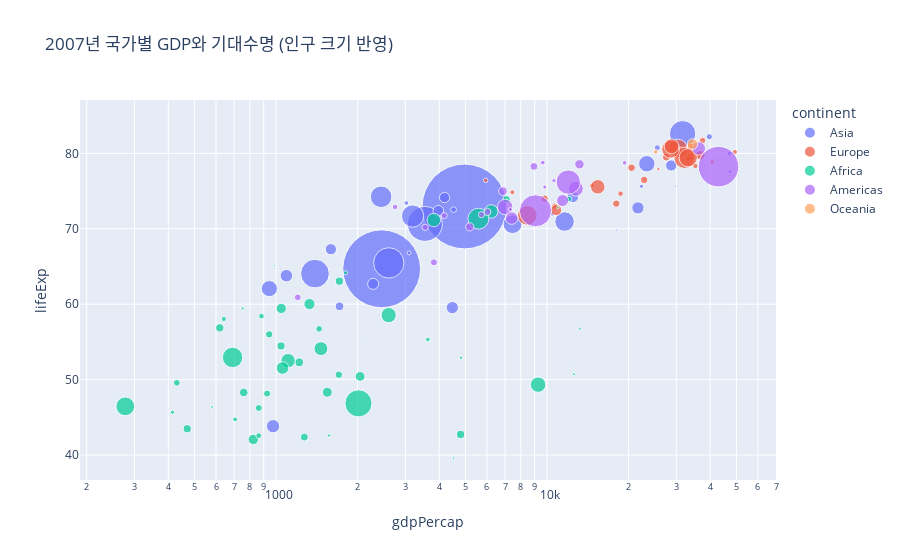

The notebook cell saved with this chart:
### Code cell
# Gapminder 데이터셋으로 2007년 국가별 GDP와 기대수명 산점도
gapminder_2007 = gapminder_df.query("year == 2007")

fig_scatter_gdp_lifeExp = px.scatter(gapminder_2007,
                                   x="gdpPercap",
                                   y="lifeExp",
                                   color="continent",  # 대륙별 색상 구분
                                   size="pop",         # 인구 크기에 따른 점 크기
                                   hover_name="country", # 마우스 오버 시 국가 이름 표시
                                   log_x=True,         # x축을 로그 스케일로
                                   size_max=60,        # 최대 점 크기 조절
                                   title="2007년 국가별 GDP와 기대수명 (인구 크기 반영)")
fig_scatter_gdp_lifeExp.show()


# jupyter notebook 환경에서는 하나의 캔버스를 랜더링할 경우, .show()를 사용하지 않아도 랜더링이 됩니다. 복수개일 경우는 .show()를 사용해야 합니다.

### Figure 1 — Plotly figure (JSON) as saved in the notebook; plotly's stock layout.template omitted (floating-point values rounded to 4 significant figures)
{"data": [{"hovertemplate": "<b>%{hovertext}</b><br><br>continent=Asia<br>gdpPercap=%{x}<br>lifeExp=%{y}<br>pop=%{marker.size}<extra></extra>", "hovertext": ["Afghanistan", "Bahrain", "Bangladesh", "Cambodia", "China", "Hong Kong, China", "India", "Indonesia", "Iran", "Iraq", "Israel", "Japan", "Jordan", "Korea, Dem. Rep.", "Korea, Rep.", "Kuwait", "Lebanon", "Malaysia", "Mongolia", "Myanmar", "Nepal", "Oman", "Pakistan", "Philippines", "Saudi Arabia", "Singapore", "Sri Lanka", "Syria", "Taiwan", "Thailand", "Vietnam", "West Bank and Gaza", "Yemen, Rep."], "legendgroup": "Asia", "marker": {"color": "#636efa", "size": [31889923, 708573, 150448339, 14131858, 1318683096, 6980412, 1110396331, 223547000, 69453570, 27499638, 6426679, 127467972, 6053193, 23301725, 49044790, 2505559, 3921278, 24821286, 2874127, 47761980, 28901790, 3204897, 169270617, 91077287, 27601038, 4553009, 20378239, 19314747, 23174294, 65068149, 85262356, 4018332, 22211743], "sizemode": "area", "sizeref": 366300.0, "symbol": "circle"}, "mode": "markers", "name": "Asia", "orientation": "v", "showlegend": true, "type": "scatter", "x": [974.6, 29800.0, 1391.0, 1714.0, 4959.0, 39720.0, 2452.0, 3541.0, 11610.0, 4471.0, 25520.0, 31660.0, 4519.0, 1593.0, 23350.0, 47310.0, 10460.0, 12450.0, 3096.0, 944.0, 1091.0, 22320.0, 2606.0, 3190.0, 21650.0, 47140.0, 3970.0, 4185.0, 28720.0, 7458.0, 2442.0, 3025.0, 2281.0], "xaxis": "x", "y": [43.83, 75.64, 64.06, 59.72, 72.96, 82.21, 64.7, 70.65, 70.96, 59.55, 80.75, 82.6, 72.53, 67.3, 78.62, 77.59, 71.99, 74.24, 66.8, 62.07, 63.78, 75.64, 65.48, 71.69, 72.78, 79.97, 72.4, 74.14, 78.4, 70.62, 74.25, 73.42, 62.7], "yaxis": "y"}, {"hovertemplate": "<b>%{hovertext}</b><br><br>continent=Europe<br>gdpPercap=%{x}<br>lifeExp=%{y}<br>pop=%{marker.size}<extra></extra>", "hovertext": ["Albania", "Austria", "Belgium", "Bosnia and Herzegovina", "Bulgaria", "Croatia", "Czech Republic", "Denmark", "Finland", "France", "Germany", "Greece", "Hungary", "Iceland", "Ireland", "Italy", "Montenegro", "Netherlands", "Norway", "Poland", "Portugal", "Romania", "Serbia", "Slovak Republic", "Slovenia", "Spain", "Sweden", "Switzerland", "Turkey", "United Kingdom"], "legendgroup": "Europe", "marker": {"color": "#EF553B", "size": [3600523, 8199783, 10392226, 4552198, 7322858, 4493312, 10228744, 5468120, 5238460, 61083916, 82400996, 10706290, 9956108, 301931, 4109086, 58147733, 684736, 16570613, 4627926, 38518241, 10642836, 22276056, 10150265, 5447502, 2009245, 40448191, 9031088, 7554661, 71158647, 60776238], "sizemode": "area", "sizeref": 366300.0, "symbol": "circle"}, "mode": "markers", "name": "Europe", "orientation": "v", "showlegend": true, "type": "scatter", "x": [5937.0, 36130.0, 33690.0, 7446.0, 10680.0, 14620.0, 22830.0, 35280.0, 33210.0, 30470.0, 32170.0, 27540.0, 18010.0, 36180.0, 40680.0, 28570.0, 9254.0, 36800.0, 49360.0, 15390.0, 20510.0, 10810.0, 9787.0, 18680.0, 25770.0, 28820.0, 33860.0, 37510.0, 8458.0, 33200.0], "xaxis": "x", "y": [76.42, 79.83, 79.44, 74.85, 73.0, 75.75, 76.49, 78.33, 79.31, 80.66, 79.41, 79.48, 73.34, 81.76, 78.89, 80.55, 74.54, 79.76, 80.2, 75.56, 78.1, 72.48, 74.0, 74.66, 77.93, 80.94, 80.88, 81.7, 71.78, 79.42], "yaxis": "y"}, {"hovertemplate": "<b>%{hovertext}</b><br><br>continent=Africa<br>gdpPercap=%{x}<br>lifeExp=%{y}<br>pop=%{marker.size}<extra></extra>", "hovertext": ["Algeria", "Angola", "Benin", "Botswana", "Burkina Faso", "Burundi", "Cameroon", "Central African Republic", "Chad", "Comoros", "Congo, Dem. Rep.", "Congo, Rep.", "Cote d'Ivoire", "Djibouti", "Egypt", "Equatorial Guinea", "Eritrea", "Ethiopia", "Gabon", "Gambia", "Ghana", "Guinea", "Guinea-Bissau", "Kenya", "Lesotho", "Liberia", "Libya", "Madagascar", "Malawi", "Mali", "Mauritania", "Mauritius", "Morocco", "Mozambique", "Namibia", "Niger", "Nigeria", "Reunion", "Rwanda", "Sao Tome and Principe", "Senegal", "Sierra Leone", "Somalia", "South Africa", "Sudan", "Swaziland", "Tanzania", "Togo", "Tunisia", "Uganda", "Zambia", "Zimbabwe"], "legendgroup": "Africa", "marker": {"color": "#00cc96", "size": [33333216, 12420476, 8078314, 1639131, 14326203, 8390505, 17696293, 4369038, 10238807, 710960, 64606759, 3800610, 18013409, 496374, 80264543, 551201, 4906585, 76511887, 1454867, 1688359, 22873338, 9947814, 1472041, 35610177, 2012649, 3193942, 6036914, 19167654, 13327079, 12031795, 3270065, 1250882, 33757175, 19951656, 2055080, 12894865, 135031164, 798094, 8860588, 199579, 12267493, 6144562, 9118773, 43997828, 42292929, 1133066, 38139640, 5701579, 10276158, 29170398, 11746035, 12311143], "sizemode": "area", "sizeref": 366300.0, "symbol": "circle"}, "mode": "markers", "name": "Africa", "orientation": "v", "showlegend": true, "type": "scatter", "x": [6223.0, 4797.0, 1441.0, 12570.0, 1217.0, 430.1, 2042.0, 706.0, 1704.0, 986.1, 277.6, 3633.0, 1545.0, 2082.0, 5581.0, 12150.0, 641.4, 690.8, 13210.0, 752.7, 1328.0, 942.7, 579.2, 1463.0, 1569.0, 414.5, 12060.0, 1045.0, 759.3, 1043.0, 1803.0, 10960.0, 3820.0, 823.7, 4811.0, 619.7, 2014.0, 7670.0, 863.1, 1598.0, 1712.0, 862.5, 926.1, 9270.0, 2602.0, 4513.0, 1107.0, 883.0, 7093.0, 1056.0, 1271.0, 469.7], "xaxis": "x", "y": [72.3, 42.73, 56.73, 50.73, 52.3, 49.58, 50.43, 44.74, 50.65, 65.15, 46.46, 55.32, 48.33, 54.79, 71.34, 51.58, 58.04, 52.95, 56.73, 59.45, 60.02, 56.01, 46.39, 54.11, 42.59, 45.68, 73.95, 59.44, 48.3, 54.47, 64.16, 72.8, 71.16, 42.08, 52.91, 56.87, 46.86, 76.44, 46.24, 65.53, 63.06, 42.57, 48.16, 49.34, 58.56, 39.61, 52.52, 58.42, 73.92, 51.54, 42.38, 43.49], "yaxis": "y"}, {"hovertemplate": "<b>%{hovertext}</b><br><br>continent=Americas<br>gdpPercap=%{x}<br>lifeExp=%{y}<br>pop=%{marker.size}<extra></extra>", "hovertext": ["Argentina", "Bolivia", "Brazil", "Canada", "Chile", "Colombia", "Costa Rica", "Cuba", "Dominican Republic", "Ecuador", "El Salvador", "Guatemala", "Haiti", "Honduras", "Jamaica", "Mexico", "Nicaragua", "Panama", "Paraguay", "Peru", "Puerto Rico", "Trinidad and Tobago", "United States", "Uruguay", "Venezuela"], "legendgroup": "Americas", "marker": {"color": "#ab63fa", "size": [40301927, 9119152, 190010647, 33390141, 16284741, 44227550, 4133884, 11416987, 9319622, 13755680, 6939688, 12572928, 8502814, 7483763, 2780132, 108700891, 5675356, 3242173, 6667147, 28674757, 3942491, 1056608, 301139947, 3447496, 26084662], "sizemode": "area", "sizeref": 366300.0, "symbol": "circle"}, "mode": "markers", "name": "Americas", "orientation": "v", "showlegend": true, "type": "scatter", "x": [12780.0, 3822.0, 9066.0, 36320.0, 13170.0, 7007.0, 9645.0, 8948.0, 6025.0, 6873.0, 5728.0, 5186.0, 1202.0, 3548.0, 7321.0, 11980.0, 2749.0, 9809.0, 4173.0, 7409.0, 19330.0, 18010.0, 42950.0, 10610.0, 11420.0], "xaxis": "x", "y": [75.32, 65.55, 72.39, 80.65, 78.55, 72.89, 78.78, 78.27, 72.23, 74.99, 71.88, 70.26, 60.92, 70.2, 72.57, 76.19, 72.9, 75.54, 71.75, 71.42, 78.75, 69.82, 78.24, 76.38, 73.75], "yaxis": "y"}, {"hovertemplate": "<b>%{hovertext}</b><br><br>continent=Oceania<br>gdpPercap=%{x}<br>lifeExp=%{y}<br>pop=%{marker.size}<extra></extra>", "hovertext": ["Australia", "New Zealand"], "legendgroup": "Oceania", "marker": {"color": "#FFA15A", "size": [20434176, 4115771], "sizemode": "area", "sizeref": 366300.0, "symbol": "circle"}, "mode": "markers", "name": "Oceania", "orientation": "v", "showlegend": true, "type": "scatter", "x": [34440.0, 25190.0], "xaxis": "x", "y": [81.23, 80.2], "yaxis": "y"}], "layout": {"legend": {"itemsizing": "constant", "title": {"text": "continent"}, "tracegroupgap": 0}, "title": {"text": "2007년 국가별 GDP와 기대수명 (인구 크기 반영)"}, "xaxis": {"anchor": "y", "domain": [0, 1], "title": {"text": "gdpPercap"}, "type": "log"}, "yaxis": {"anchor": "x", "domain": [0, 1], "title": {"text": "lifeExp"}}}}
